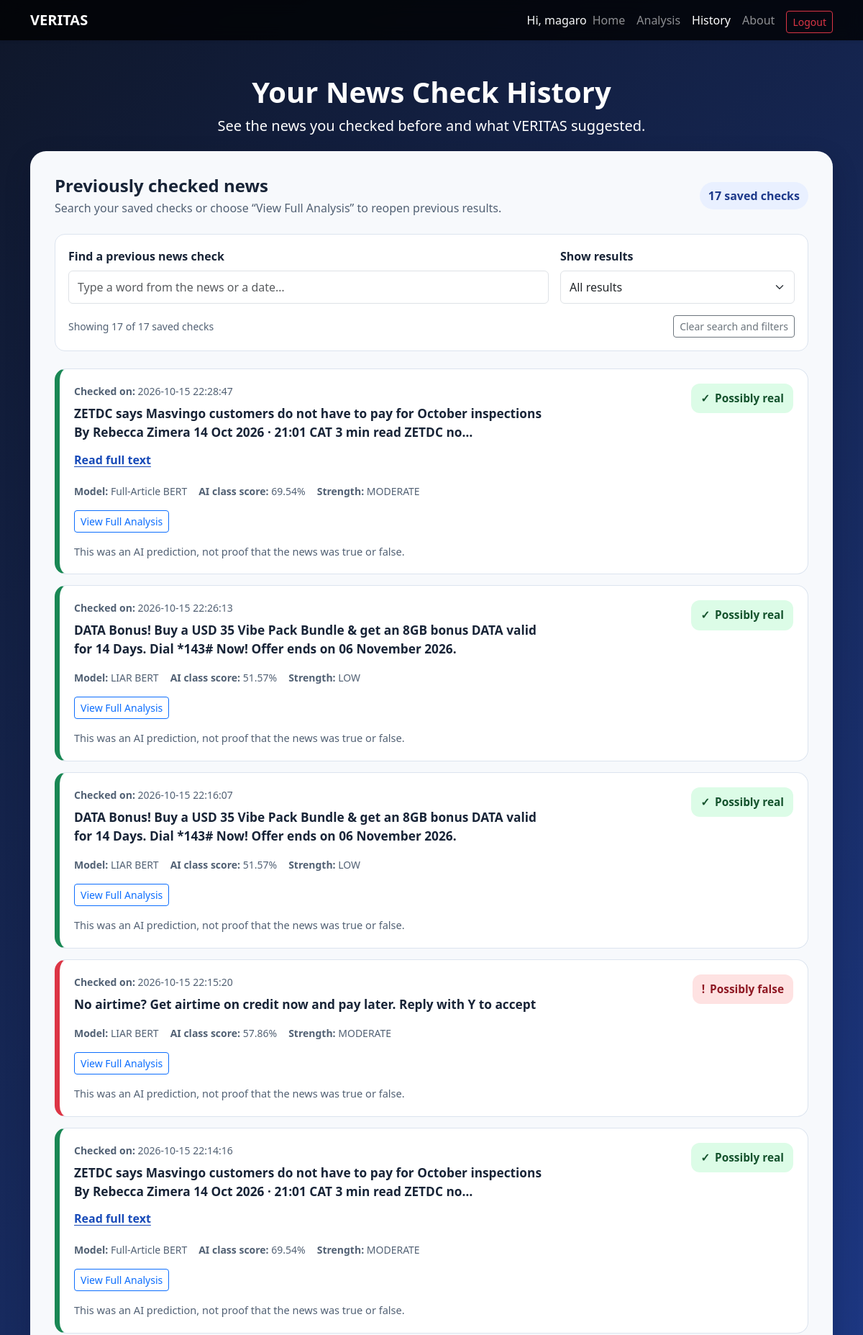
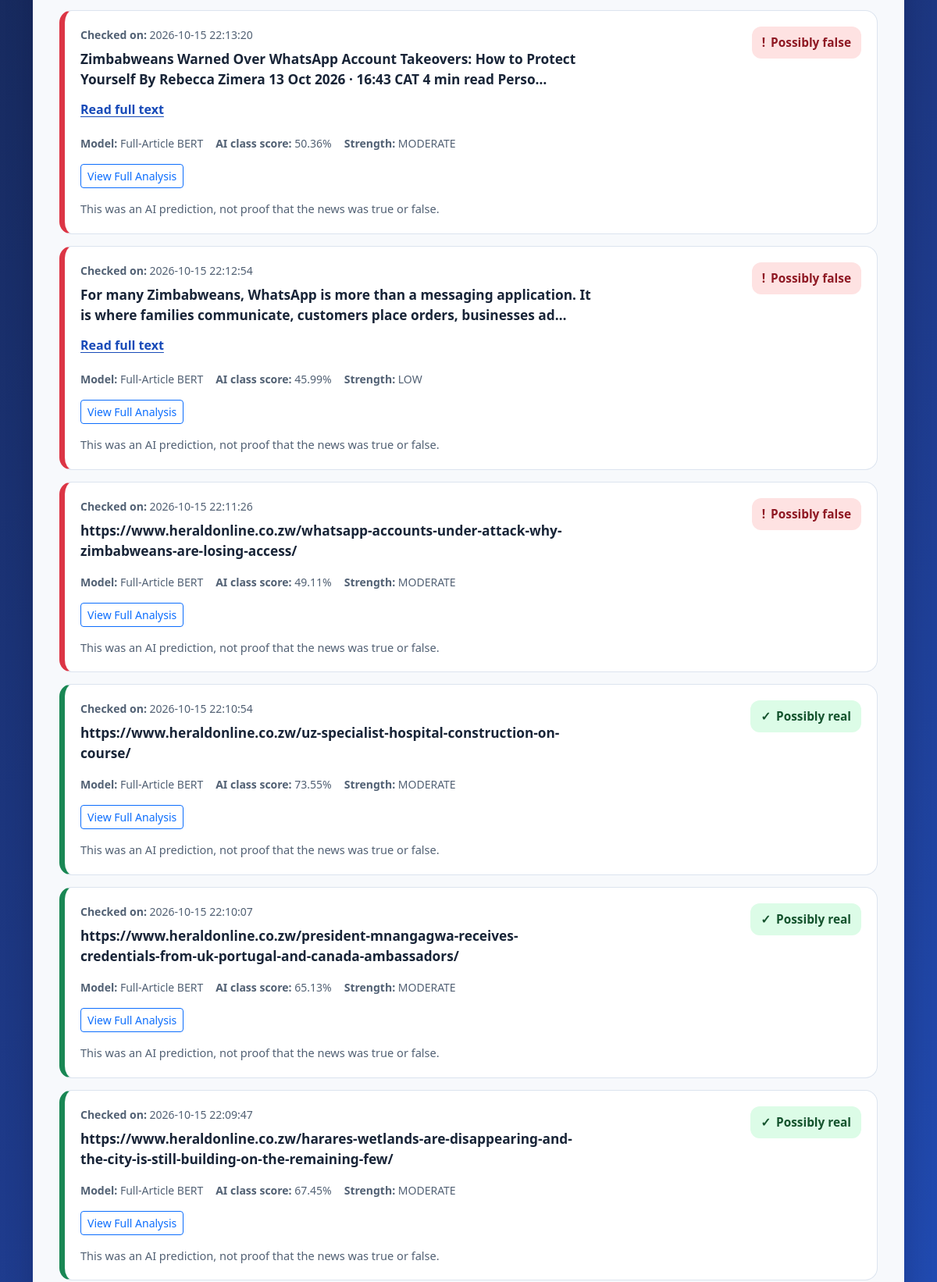
/history (signed in, upper part), run on the app's committed database (2 pictures, top to bottom).
### app.py (models this page shows)
class User(UserMixin, db.Model):
    id = db.Column(db.Integer, primary_key=True)
    username = db.Column(
        db.String(80),
        unique=True,
        nullable=False
    )
    email = db.Column(
        db.String(120),
        unique=True,
        nullable=False
    )
    password_hash = db.Column(
        db.String(255),
        nullable=False
    )
    created_at = db.Column(
        db.DateTime,
        default=lambda: datetime.now(timezone.utc)
    )
    histories = db.relationship(
        "AnalysisHistory",
        backref="user",
        lazy=True,
        cascade="all, delete-orphan"
    )

class AnalysisHistory(db.Model):
    id = db.Column(db.Integer, primary_key=True)
    user_id = db.Column(
        db.Integer,
        db.ForeignKey("user.id"),
        nullable=False
    )
    input_type = db.Column(
        db.String(20),
        nullable=False
    )
    title = db.Column(
        db.String(500)
    )
    article_text = db.Column(
        db.Text
    )
    url = db.Column(
        db.Text
    )
    prediction = db.Column(
        db.String(20),
        nullable=False
    )
    confidence = db.Column(
        db.Float
    )
    prediction_strength = db.Column(
        db.String(20)
    )
    model_used = db.Column(
        db.String(100)
    )
    fact_check_result = db.Column(
        db.Text
    )
    explanation = db.Column(
        db.Text
    )
    created_at = db.Column(
        db.DateTime,
        default=lambda: datetime.now(timezone.utc)
    )
    result_data = db.Column(db.JSON, nullable=False)

### app.py (the view)
@app.route("/history")
@login_required
def history():
    entries = db.session.execute(
        db.select(AnalysisHistory)
        .filter_by(user_id=current_user.id)
        .order_by(AnalysisHistory.created_at.desc(), AnalysisHistory.id.desc())
    ).scalars().all()
    history_data = []
    for entry in entries:
        record = dict(entry.result_data["history"])
        context = current_history_context(entry)
        record.update(assessment_label=context["overall_assessment"]["label"],
                      assessment_headline=context["overall_assessment"]["headline"])
        record["id"] = entry.id
        record["article"] = entry.article_text
        words = (entry.article_text or "").split()
        record["article_preview"] = " ".join(words[:25]) + ("..." if len(words) > 25 else "")
        history_data.append(record)
    return render_template("history.html", history=history_data)

### app.py (called while the page is built, shortened)
@login_manager.user_loader
def load_user(user_id):
    try:
        return db.session.get(User, int(user_id))
    except (TypeError, ValueError):
        return None

def current_history_context(entry):
    context = dict((entry.result_data or {}).get("page_context", {}))
    context.setdefault("claim_candidates", claim_candidates(entry.article_text, entry.input_type, entry.title))
    context["overall_assessment"] = build_overall_assessment(
        entry.prediction, context.get("prediction_strength") or {},
        context.get("evidence_relationship"), context.get("factcheck_results"))
    info = context.get("attribution_info") or {}
    expected_type = "article" if entry.input_type == "url" else entry.input_type
    if (info.get("version") != ATTRIBUTION_VERSION
            or info.get("target_class") != entry.prediction
            or info.get("input_type") != expected_type):
        context.update(influence_highlights=None, attribution_info=None,
                       attribution_skipped=False, attribution_message=None)
    return context

### services/evidence_service.py (called while the page is built)
def normalize_claim(text):
    text = unicodedata.normalize("NFKC", str(text or "")).casefold()
    text = text.replace("’", "'")
    return " ".join(re.findall(r"[\w]+(?:[.'/-][\w]+)*|[%$€£¥+=<>°-]", text, flags=re.UNICODE))

### templates/history.html (shortened to what this page needs)
<!DOCTYPE html>
<html lang="en">
<head>
    <link href="https://cdn.jsdelivr.net/npm/bootstrap@5.3.8/dist/css/bootstrap.min.css" rel="stylesheet">
</head>
<body>
<nav class="navbar navbar-expand-lg bg-dark shadow-sm" data-bs-theme="dark" aria-label="Main navigation">
    <div class="container">
        <a class="navbar-brand fw-bold" href="/">VERITAS</a>
        <div class="collapse navbar-collapse" id="navbarSupportedContent">
            <ul class="navbar-nav ms-auto align-items-lg-center">
                <li class="nav-item ms-lg-3"><span class="navbar-text text-light">Hi, {{ current_user.username }}</span></li>
                <li class="nav-item"><a class="nav-link" href="/">Home</a></li>
                <li class="nav-item"><a class="nav-link" href="/analysis">Analysis</a></li>
                <li class="nav-item"><a class="nav-link active" aria-current="page" href="/history">History</a></li>
                <li class="nav-item"><a class="nav-link" href="/about">About</a></li>
                <li class="nav-item ms-lg-2"><a class="btn btn-outline-danger btn-sm mt-1" href="{{ url_for('logout') }}">Logout</a></li>
            </ul>
        </div>
    </div>
</nav>
<header class="container page-heading text-center">
    <h1 class="fw-bold">Your News Check History</h1>
    <p class="lead mb-0">See the news you checked before and what VERITAS suggested.</p>
</header>
<main class="container pb-5">
    <div class="surface">
        <div class="d-flex flex-wrap justify-content-between align-items-center gap-3 mb-4">
            <div>
                <h2 class="h4 fw-bold mb-1">Previously checked news</h2>
                <p class="muted mb-0">Search your saved checks or choose “View Full Analysis” to reopen previous results.</p>
            </div>
            <span class="count-chip">{{ history|length }} saved check{% if history|length != 1 %}s{% endif %}</span>
        </div>
        {% if history %}
        <div class="filter-bar mb-4">
            <div class="row g-3 align-items-end">
                <div class="col-md-8">
                    <label class="form-label fw-semibold" for="historySearch">Find a previous news check</label>
                    <input class="form-control" id="historySearch" type="search" placeholder="Type a word from the news or a date…" autocomplete="off">
                </div>
                <div class="col-md-4">
                    <label class="form-label fw-semibold" for="resultFilter">Show results</label>
                    <select class="form-select" id="resultFilter">
                        <option value="ALL">All results</option>
                    </select>
                </div>
            </div>
            <div class="d-flex flex-wrap align-items-center justify-content-between gap-2 mt-3">
                <p class="muted small mb-0" id="shownCount" role="status" aria-live="polite"></p>
                <button class="btn btn-outline-secondary btn-sm" type="button" id="resetFilters">Clear search and filters</button>
            </div>
        </div>
        <div id="historyEntries">
            {% for item in history %}
            {% set content = item.get('input', '') or '' %}
            {% set outcome = item.get('result', '') or '' %}
            <article class="entry history-entry" data-result="{{ outcome|upper if outcome|upper in ['REAL','FAKE'] else 'OTHER' }}">
                <div class="row g-3 align-items-start">
                    <div class="col-md-8 order-2 order-md-1">
                        <p class="small muted mb-2"><strong>Checked on:</strong> {{ item.get('time') or 'Date not available' }}</p>
                        <h3 class="entry-title">{{ content[:140] }}{% if content|length > 140 %}…{% endif %}{% if not content %}Saved news check{% endif %}</h3>
                        {% if content|length > 140 %}
                        <button class="action-link mt-2" type="button" data-bs-toggle="collapse" data-bs-target="#fullContent{{ loop.index }}" aria-expanded="false" aria-controls="fullContent{{ loop.index }}">Read full text</button>
                        {% endif %}
                    </div>
                    <div class="col-md-4 order-1 order-md-2 text-md-end">
                        {% if outcome|upper == 'REAL' %}
                        <span class="result-label real"><span aria-hidden="true">✓</span> Possibly real</span>
                        {% elif outcome|upper == 'FAKE' %}
                        <span class="result-label fake"><span aria-hidden="true">!</span> Possibly false</span>
                        {% else %}
                        <span class="result-label unknown"><span aria-hidden="true">?</span> No clear result</span>
                        {% endif %}
                    </div>
                </div>
                <div class="d-flex flex-wrap align-items-center gap-3 mt-3 mb-2 small muted">
                    {% if item.get('model_used') %}
                    <span><strong>Model:</strong> {{ item.get('model_used') }}</span>
                    {% endif %}
                    {% set confidence = item.get('fake_probability') if outcome|upper == 'FAKE' else item.get('real_probability') %}
                    {% if confidence is not none %}
                    <span><strong>AI class score:</strong> {{ confidence }}%</span>
                    {% endif %}
                    {% if item.get('prediction_strength') %}
                    <span><strong>Strength:</strong> {{ item.get('prediction_strength') }}</span>
                    {% endif %}
                </div>
                <a class="btn btn-outline-primary btn-sm mt-2" href="{{ url_for('history_detail', id=item['id']) }}">
                    View Full Analysis
                </a>
                <p class="entry-note mt-3 mb-0">This was an AI prediction, not proof that the news was true or false.</p>
            </article>
            {% endfor %}
        </div>
        {% else %}
        <div class="empty-state">
            <h2 class="h5 fw-bold">You haven't checked any news yet</h2>
            <p class="muted">When you check an article or headline, your saved results will appear here.</p>
            <a href="/" class="btn btn-primary">Check your first news story</a>
        </div>
        {% endif %}
    </div>
</main>
</body>
</html>

### templates/history.html (style rules this page uses)
:root { --blue:#1d4ed8; --ink:#182437; --muted:#526174; }
body { min-height:100vh; background:linear-gradient(135deg,#0f172a,#1e3a8a,#2563eb); font-family:'Segoe UI',Tahoma,sans-serif; color:white; }
.navbar { background:rgba(0,0,0,.78)!important; backdrop-filter:blur(10px); }
.page-heading { padding:48px 0 20px; }
.surface { background:#f7f9fc; color:var(--ink); border-radius:22px; padding:clamp(18px,3vw,34px); box-shadow:0 14px 36px rgba(2,9,30,.2); }
.muted { color:var(--muted); }
.filter-bar { background:white; border:1px solid #dce4ef; border-radius:14px; padding:18px; }
.form-control,.form-select { min-height:46px; }
.entry { border:1px solid #dce4ef; border-left:7px solid #95a1af; border-radius:16px; padding:20px; background:white; margin-bottom:15px; overflow-wrap:anywhere; }
.entry[data-result="REAL"] { border-left-color:#198754; }
.entry[data-result="FAKE"] { border-left-color:#dc3545; }
.entry-title { font-size:1.08rem; font-weight:700; line-height:1.5; margin:0; }
.result-label { display:inline-flex; align-items:center; gap:7px; border-radius:12px; padding:9px 13px; font-weight:750; font-size:.96rem; }
.result-label.real { background:#dcfce7; color:#14532d; }
.result-label.fake { background:#fee2e2; color:#8f1924; }
.entry-note { font-size:.91rem; color:#526174; }
.action-link { border:none; background:none; color:#174ab8; font-weight:650; padding:5px 0; text-decoration:underline; text-underline-offset:3px; }
.count-chip { background:#e9f0ff; color:#1e3a8a; padding:7px 12px; border-radius:999px; font-weight:650; }

### data on the page
User: username "magaro"
AnalysisHistory: item "2026-10-15 22:28:47", content "ZETDC says Masvingo customers do not have to pay for October inspections By Rebecca Zimera 14 Oct 2026 · 21:01 CAT 3 min read ZETDC no", shows "Possibly real", get "Full-Article BERT", confidence "69.54", get "MODERATE"
AnalysisHistory: item "2026-10-15 22:26:13", article_text "DATA Bonus! Buy a USD 35 Vibe Pack Bundle & get an 8GB bonus DATA valid for 14 Days. Dial *143# Now! Offer ends on 06 November 2026.", shows "Possibly real", get "LIAR BERT", confidence "51.57", get "LOW"
AnalysisHistory: item "2026-10-15 22:16:07", article_text "DATA Bonus! Buy a USD 35 Vibe Pack Bundle & get an 8GB bonus DATA valid for 14 Days. Dial *143# Now! Offer ends on 06 November 2026.", shows "Possibly real", get "LIAR BERT", confidence "51.57", get "LOW"
AnalysisHistory: item "2026-10-15 22:15:20", article_text "No airtime? Get airtime on credit now and pay later. Reply with Y to accept", shows "Possibly false", get "LIAR BERT", confidence "57.86", get "MODERATE"
AnalysisHistory: item "2026-10-15 22:14:16", content "ZETDC says Masvingo customers do not have to pay for October inspections By Rebecca Zimera 14 Oct 2026 · 21:01 CAT 3 min read ZETDC no", shows "Possibly real", get "Full-Article BERT", confidence "69.54", get "MODERATE"
AnalysisHistory: item "2026-10-15 22:13:20", content "Zimbabweans Warned Over WhatsApp Account Takeovers: How to Protect Yourself By Rebecca Zimera 13 Oct 2026 · 16:43 CAT 4 min read Perso", shows "Possibly false", get "Full-Article BERT", confidence "50.36", get "MODERATE"
AnalysisHistory: item "2026-10-15 22:12:54", content "For many Zimbabweans, WhatsApp is more than a messaging application. It is where families communicate, customers place orders, businesses ad", shows "Possibly false", get "Full-Article BERT", confidence "45.99", get "LOW"
AnalysisHistory: item "2026-10-15 22:11:26", url "https://www.heraldonline.co.zw/whatsapp-accounts-under-attack-why-zimbabweans-are-losing-access/", shows "Possibly false", get "Full-Article BERT", confidence "49.11", get "MODERATE"
AnalysisHistory: item "2026-10-15 22:10:54", url "https://www.heraldonline.co.zw/uz-specialist-hospital-construction-on-course/", shows "Possibly real", get "Full-Article BERT", confidence "73.55", get "MODERATE"
AnalysisHistory: item "2026-10-15 22:10:07", url "https://www.heraldonline.co.zw/president-mnangagwa-receives-credentials-from-uk-portugal-and-canada-ambassadors/", shows "Possibly real", get "Full-Article BERT", confidence "65.13", get "MODERATE"
AnalysisHistory: item "2026-10-15 22:09:47", url "https://www.heraldonline.co.zw/harares-wetlands-are-disappearing-and-the-city-is-still-building-on-the-remaining-few/", shows "Possibly real", get "Full-Article BERT", confidence "67.45", get "MODERATE"

### other printed values
{{ history|length }} "17"
